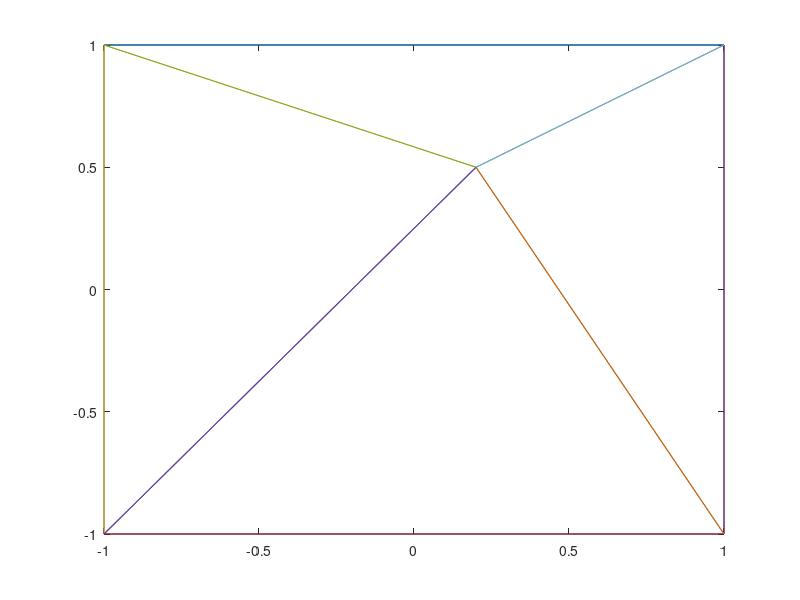

MATLAB code to generate this figure: (Note: this script raises an error after producing the figure.)
%show_basis
clear
N=[-1 1;1 1;1 -1;-1 -1;0.2 0.5]; %the list of nodes in Fig.9.7-1
N_n= size(N,1); % the number of nodes
S=[1 2 5;2 3 5;3 4 5;1 4 5]; %the list of subregions in Fig.9.7-1
N_s=size(S,1); % the number of subregions

figure(1), clf
for s=1:N_s
  nodes=[S(s,:) S(s,1)];
  for i=1:3
    plot([N(nodes(i),1) N(nodes(i+1),1)], ...
[N(nodes(i),2) N(nodes(i+1),2)]), hold on
   end
end

%basis/shape function
p=fem_basis_ftn(N,S);
x0=-1; xf=1; y0=-1; yf=1; %graphic region
figure(2), clf
Mx=50; My=50;
dx=(xf-x0)/Mx; dy=(yf-y0)/My;
xi=x0+[0:Mx]*dx; yi=y0+[0:My]*dy;
i_ns=[1 2 3 4 5]; %the list of node numbers whose basis ftn to plot
for itr=1:5
  i_n=i_ns(itr);
  if itr==1
    for i=1:length(xi)
      for j=1:length(yi)
        Z(j,i)=0;        
        for s=1:N_s
          if inpolygon(xi(i),yi(j), N(S(s,:),1),N(S(s,:),2))>0
            Z(j,i)= p(i_n,s,1)+p(i_n,s,2)*xi(i)+p(i_n,s,3)*yi(j);
            break; 
          end
        end
      end      
    end
    subplot(321), mesh(xi,yi,Z) %basis function for node 1
else 
    c1=zeros(size(c)); c1(i_n)=1;
    subplot(320+itr) 
trimesh(S,N(:,1),N(:,2),c1) %basis function for node 2-5
  end
end

c=[0 1 2 3 0]; %the values for all nodes
subplot(326) 
trimesh(S,N(:,1),N(:,2),c) %Fig.9.7-2(f): a composite function
